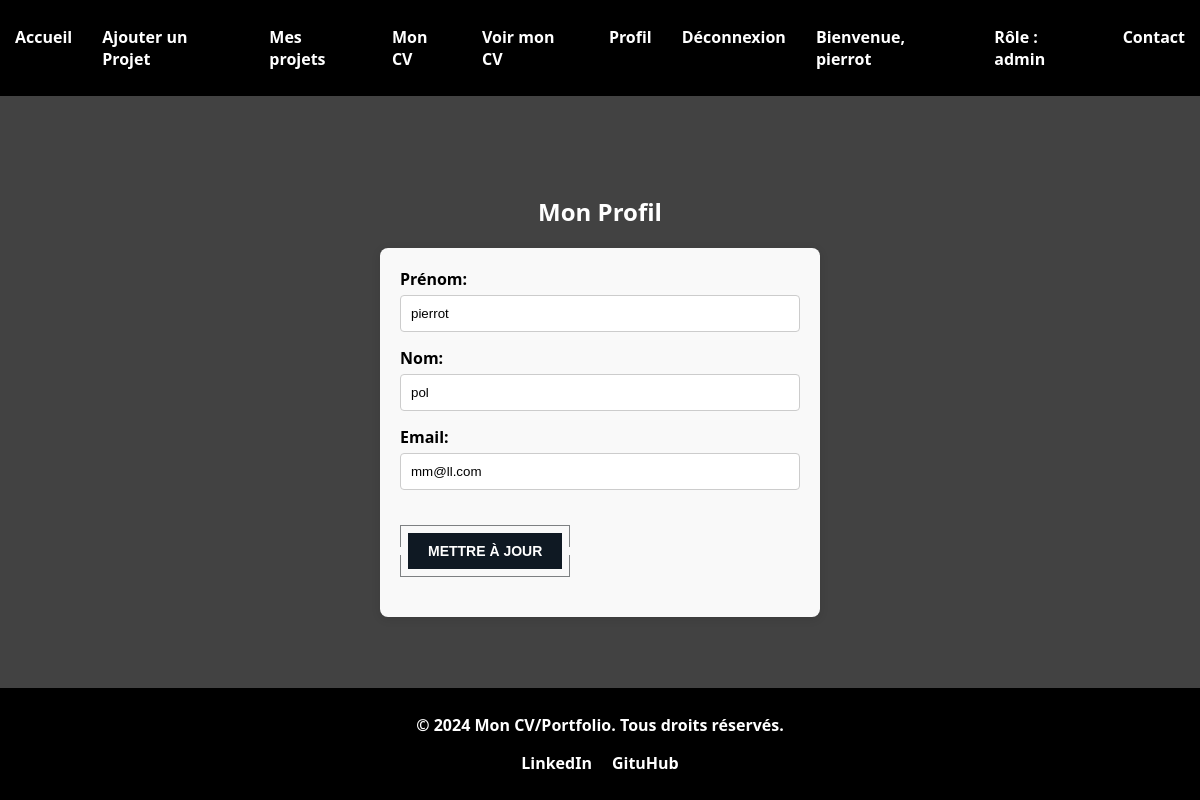
Page /profile.php (signed in) on the committed database.
### tables this page shows
CREATE TABLE `users` (
  `id` int(11) NOT NULL,
  `email` varchar(255) NOT NULL,
  `password` varchar(255) NOT NULL,
  `role` varchar(50) NOT NULL,
  `first_name` varchar(255) NOT NULL,
  `last_name` varchar(255) NOT NULL
);

### profile.php (the view, shortened to what this page needs)
<?php
include('includes/db.php');
$user_id = $_SESSION['user_id'];
$query = "SELECT * FROM users WHERE id = $user_id";
$result = mysqli_query($conn, $query);
if ($result && mysqli_num_rows($result) > 0) {
    $user = mysqli_fetch_assoc($result);
} else {
    echo "Erreur : utilisateur non trouvé.";
    exit();
}
?>
<?php include 'includes/header.php'; ?>
<h2>Mon Profil</h2>
<form method="post" action="">
    <label>Prénom:</label>
    <input type="text" name="first_name" value="<?php echo isset($user['first_name']) ? $user['first_name'] : ''; ?>" required>
    <label>Nom:</label>
    <input type="text" name="last_name" value="<?php echo isset($user['last_name']) ? $user['last_name'] : ''; ?>" required>
    <label>Email:</label>
    <input type="email" name="email" value="<?php echo isset($user['email']) ? $user['email'] : ''; ?>" required>
    <button class="button">
        <span class="button_lg">
            <span class="button_text">Mettre à jour</span>
        </span>
    </button>
</form>
<?php include 'includes/footer.php'; ?>

### assets/css/home.css (style rules this page uses)
html, body { height: 100%; margin: 0; }
p, a, h1, h2, li { font-weight: bold; font-family: 'Segoe UI', Tahoma, Geneva, Verdana, sans-serif; color: #ffffff; }

### assets/css/contact.css (style rules this page uses)
form { background-color: #f9f9f9; border-radius: 8px; box-shadow: 0 2px 10px rgba(0, 0, 0, 0.1); padding: 20px; max-width: 400px; width: 100%; margin-bottom: 100px; }
label { font-family: 'Segoe UI', Tahoma, Geneva, Verdana, sans-serif; display: block; margin-bottom: 5px; font-weight: bold; }
input[type="text"], input[type="email"], textarea { width: 100%; padding: 10px; margin-bottom: 15px; border: 1px solid #ccc; border-radius: 4px; box-sizing: border-box; }
.button { -moz-appearance: none; -webkit-appearance: none; appearance: none; border: none; background: none; color: #0f1923; cursor: pointer; position: relative; padding: 8px; margin-bottom: 20px; margin-top: 20px; text-transform: uppercase; font-weight: bold; font-size: 14px; transition: all .15s ease; }
.button::before, .button::after { content: ''; display: block; position: absolute; right: 0; left: 0; height: calc(50% - 5px); border: 1px solid #7D8082; transition: all .15s ease; }
.button::before { top: 0; border-bottom-width: 0; }
.button::after { bottom: 0; border-top-width: 0; }
.button_lg { position: relative; display: block; padding: 10px 20px; color: #fff; background-color: #0f1923; overflow: hidden; box-shadow: inset 0px 0px 0px 1px transparent; }
.button_lg::before { content: ''; display: block; position: absolute; top: 0; left: 0; width: 2px; height: 2px; background-color: #0f1923; }
.button_lg::after { content: ''; display: block; position: absolute; right: 0; bottom: 0; width: 4px; height: 4px; background-color: #0f1923; transition: all .2s ease; }
.button_text { position: relative; }

### assets/css/register.css (style rules this page uses)
input, textarea { width: 100%; padding: 10px; margin-bottom: 15px; border: 1px solid #ccc; border-radius: 4px; box-sizing: border-box; }

### rows in the picture
users: first_name "pierrot", last_name "pol", email "mm@ll.com"

### other values in the picture
$_SESSION['first_name'] "pierrot"
